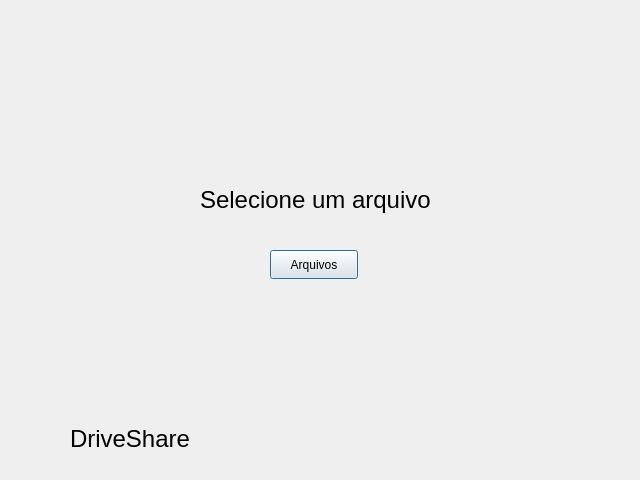
<?xml version="1.0" encoding="UTF-8"?>
<ui version="4.0">
 <class>Dialog</class>
 <widget class="QDialog" name="Dialog">
  <property name="geometry">
   <rect>
    <x>0</x>
    <y>0</y>
    <width>640</width>
    <height>480</height>
   </rect>
  </property>
  <property name="windowTitle">
   <string>Dialog</string>
  </property>
  <widget class="QLabel" name="label">
   <property name="geometry">
    <rect>
     <x>70</x>
     <y>430</y>
     <width>131</width>
     <height>17</height>
    </rect>
   </property>
   <property name="font">
    <font>
     <pointsize>18</pointsize>
    </font>
   </property>
   <property name="text">
    <string>DriveShare</string>
   </property>
  </widget>
  <widget class="QLabel" name="label_2">
   <property name="geometry">
    <rect>
     <x>10</x>
     <y>416</y>
     <width>71</width>
     <height>51</height>
    </rect>
   </property>
   <property name="text">
    <string>&lt;html&gt;&lt;head/&gt;&lt;body&gt;&lt;p&gt;&lt;img src=&quot;:/otaImage/smalls/4.png&quot;/&gt;&lt;/p&gt;&lt;/body&gt;&lt;/html&gt;</string>
   </property>
  </widget>
  <widget class="QLabel" name="label_3">
   <property name="geometry">
    <rect>
     <x>200</x>
     <y>170</y>
     <width>251</width>
     <height>61</height>
    </rect>
   </property>
   <property name="font">
    <font>
     <pointsize>18</pointsize>
    </font>
   </property>
   <property name="text">
    <string>&lt;html&gt;&lt;head/&gt;&lt;body&gt;&lt;p&gt;Selecione um arquivo&lt;/p&gt;&lt;/body&gt;&lt;/html&gt;</string>
   </property>
  </widget>
  <widget class="QPushButton" name="pushButton">
   <property name="geometry">
    <rect>
     <x>270</x>
     <y>250</y>
     <width>88</width>
     <height>29</height>
    </rect>
   </property>
   <property name="text">
    <string>Arquivos</string>
   </property>
  </widget>
 </widget>
 <resources>
  <include location="otaImage.qrc"/>
  <include location="logoUpload.qrc"/>
 </resources>
 <connections/>
</ui>
